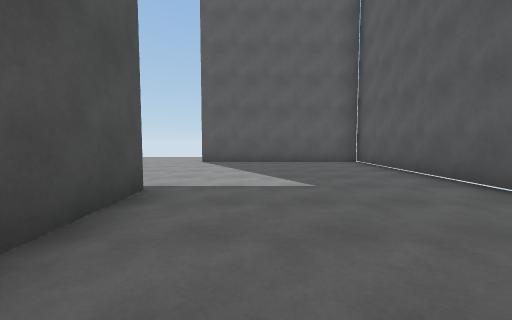
view 1 (above)

21 first-person views from a walk through a scene from a Unity 3-D project. The camera is 1.3 m above the floor, tilts 4° down and sees 90° across. The floor is counted in squares, 2 m on a side. Each view is taken from the middle of a square. On the plan, view 1 faces up. The plan holds only what a view shows up to about 9 squares ahead; the rest is blank. The place goes on beyond the plan. The player is left out.

view 2
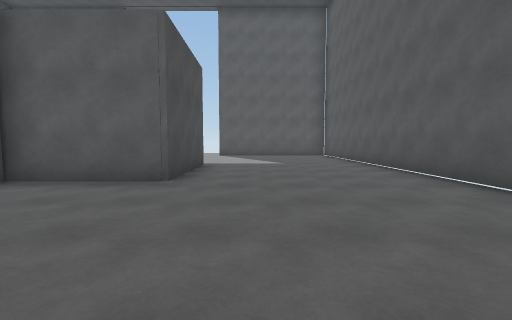

view 3
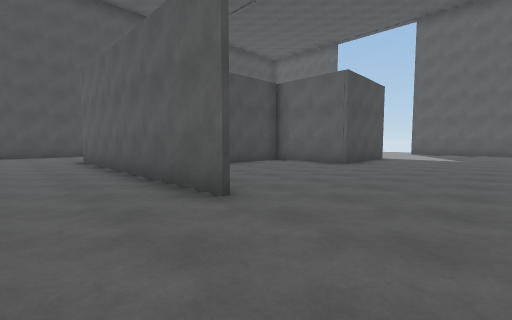

view 4
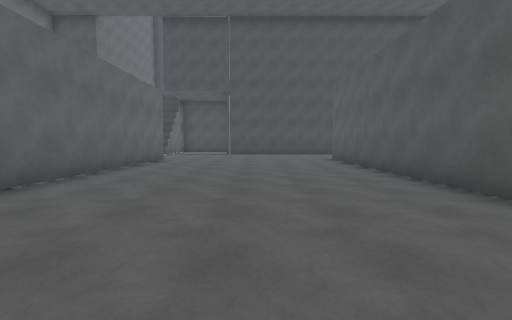

view 5
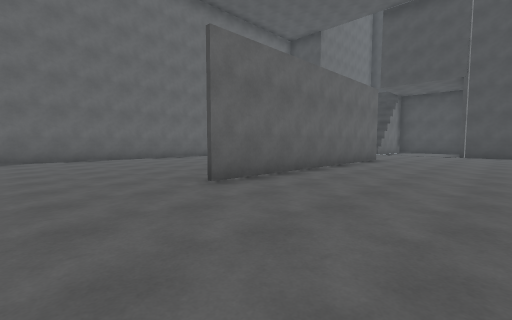

view 6
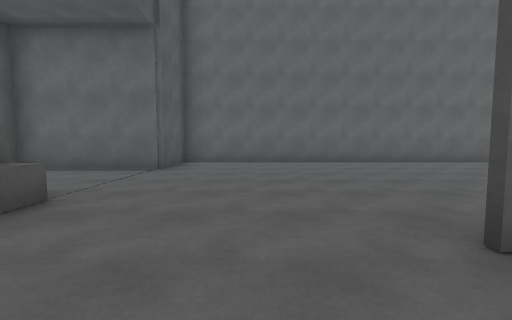

view 7
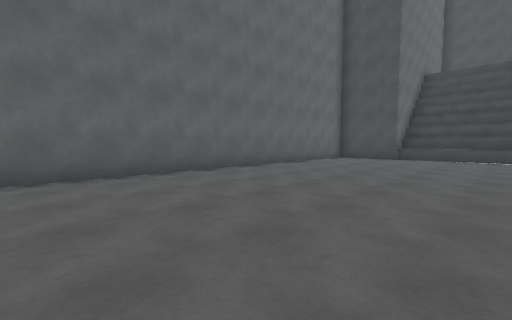

view 8
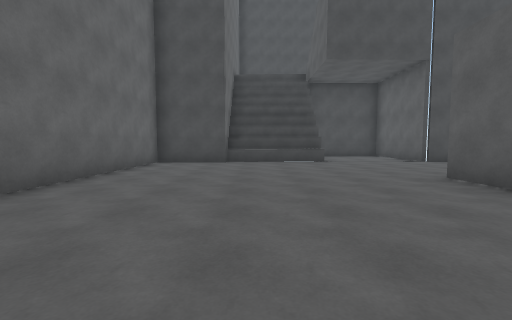

view 9
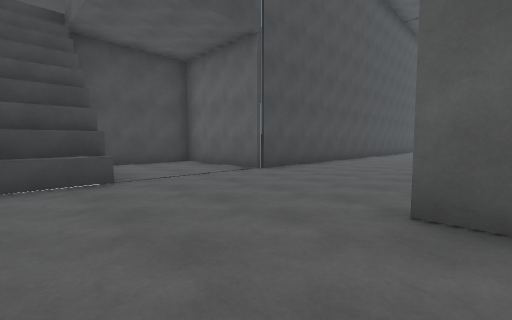

view 10
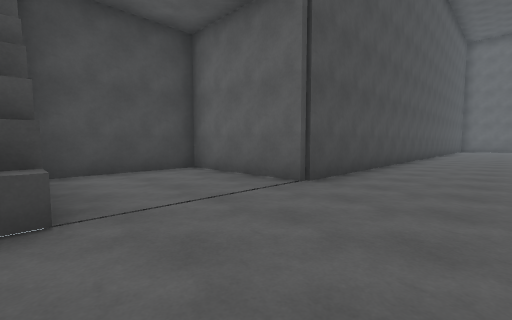

view 11
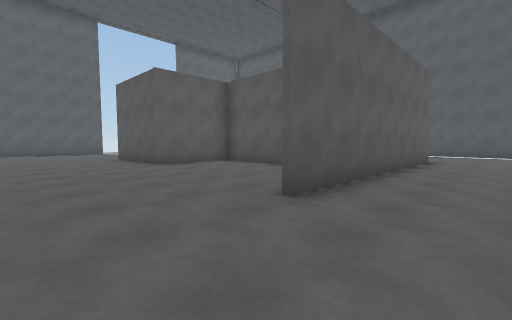

view 12
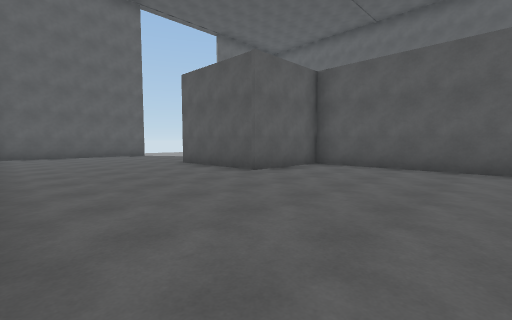

view 13
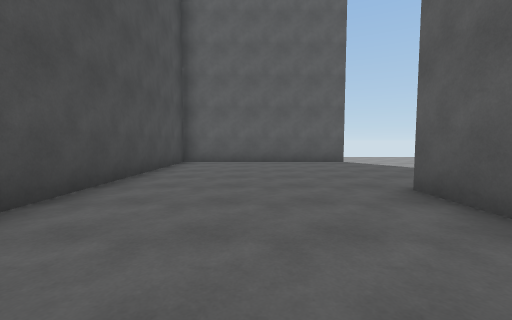

view 14
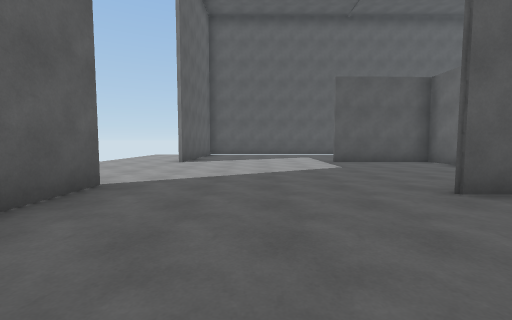

view 15
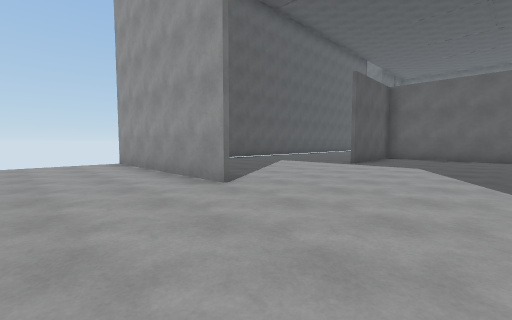

view 16
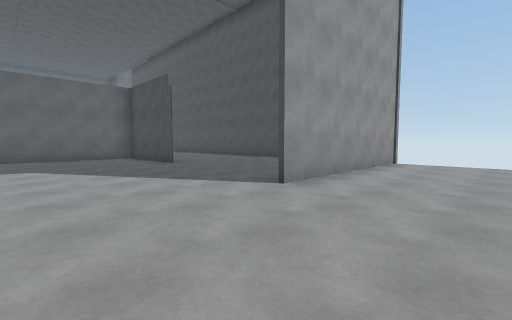

view 17
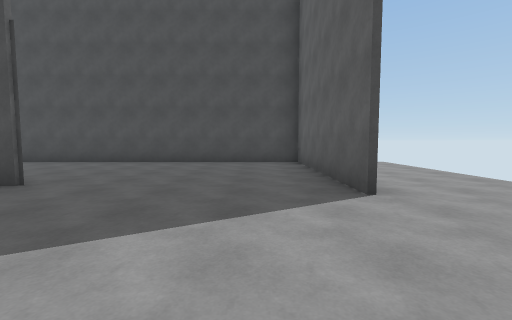

view 18
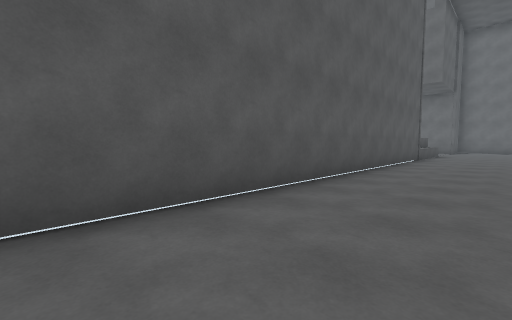

view 19
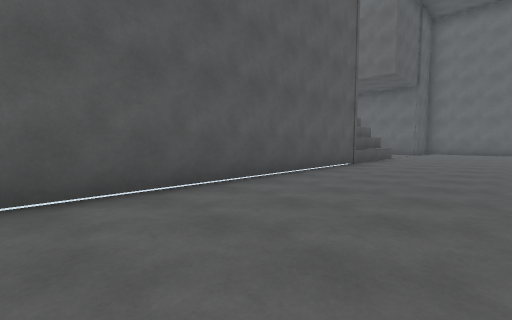

view 20
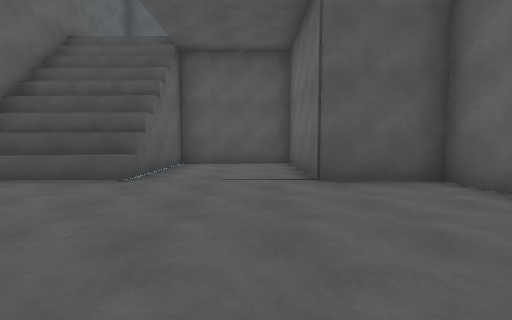

view 21
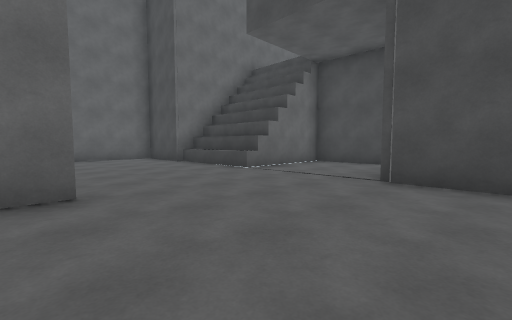

### Floor plan
Points are (right, up) in squares from view 1. A wall is a line through its corners. A room is listed if a view was taken in it or the views show most of it. See-through windows are left out.
Room 1 (views 1, 2, 3, 4, 5, 6, 7, 8, 9, 10, 11, 12, 13, 14, 15, 16, 17, 18, 19, 20, 21)
walls: (-4.3, -4.1) (-4.2, 0.3); (-4.1, 0.1) (-4.1, -2.1); (-5.1, 0.3) (-1.6, 0.3) (-1.6, 3.4); (-0.4, -5.1) (-7.6, -5.1); (-11.4, -2.6) (-11.4, -9.5) (-14.7, -9.5) (-14.7, -12.7) (-11.4, -12.7); (-6.4, -11.6) (-7.6, -11.6); (-6.8, 3.6) (-6.7, 1.9); (-7.6, -11.4) (-0.4, -11.4); (-1.5, 3.5) (-1.5, 0.2) (-6.8, 0.2) (-6.9, 3.6); (-11.8, -12.7) (-11.8, -16) (-11.2, -16) (-11.2, -18.2) (3.4, -18.2) (3.4, -16); (-12.2, -12.7) (-12.2, -14.5); (4.1, -12.2) (4.1, -9.9); (3.7, -12.9) (3.7, -10.2); (-6.1, 8.4) (-11.4, 8.4); (-1.9, 8.5) (3.4, 8.5); (-11.4, 8.5) (-6.1, 8.5); (-11.4, 8.6) (-11.4, -0.7); (3.1, -16) (6.6, -16) (6.6, -12.8) (3.4, -12.8) (3.3, 8.4) (-1.9, 8.4)
low walls: (-11.4, -12.7) (-11.4, -16)

Positions as (right, up) in squares from view 1, and headings:
1: (0, 0), facing up
2: (0, -4), facing up
3: (2, -7), facing up-left
4: (2, -8), facing left
5: (2, -8), facing down-left
6: (1, -10), facing down
7: (-1, -13), facing down-left
8: (-3, -15), facing left
9: (-7, -14), facing up-left
10: (-9, -13), facing up-left
11: (-10, -7), facing up-right
12: (-11, -4), facing up-right
13: (-9, 0), facing up
14: (-10, 6), facing right
15: (-5, 11), facing down-right
16: (-3, 11), facing down-left
17: (-3, 7), facing left
18: (1, 1), facing down-right
19: (0, -2), facing down-right
20: (-1, -15), facing right
21: (-7, -8), facing down-left
